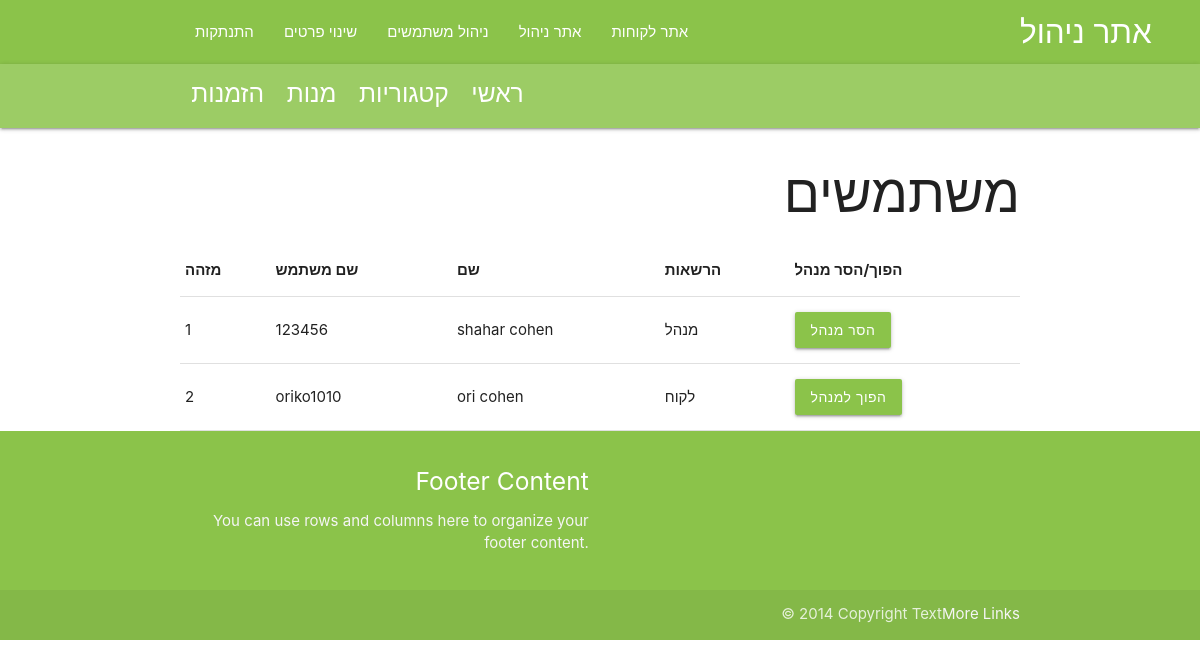
Page /managers/show_users (signed in) on the committed database.
### models/users.py (models this page shows, shortened)
class User(db.Model,UserMixin):
    id = db.Column(db.Integer,primary_key=True)
    username = db.Column(db.String(20),nullable=False,unique=True)
    password = db.Column(db.String(20),nullable=False)
    first_name = db.Column(db.String(50),nullable=False)
    last_name = db.Column(db.String(50),nullable=False)
    is_staff = db.Column(db.Boolean,default=False)
    email = db.Column(db.String(200),nullable=False)
    carts = db.relationship('Cart', backref='user',cascade="save-update")

### controllers/managers.py (the view)
@login_required
def show_users():
    users=User.query.all()
    if current_user.is_staff:
        return render_template('manager_templates/show_users.html',users=users)

### controllers/managers.py (called while the page is built)
@login_manager.user_loader
def load_user(user_id):
    return User.query.get(int(user_id))

### templates/manager_templates/show_users.html (shortened to what this page needs)
{% extends 'layouts/layout_manager.html' %}{% block manager %}
<h2>משתמשים</h2>
<table>
    <thead>
      <tr>
          <th>מזהה</th>
          <th>שם משתמש</th>
          <th>שם</th>
          <th>הרשאות</th>
          <th>הפוך/הסר מנהל</th>
      </tr>
    </thead>
{%for user in users %}
    <tbody>
      <tr>
        <td>{{user.id}}</td>
        <td>{{user.username}}</td>
        <td>{{user.first_name}} {{user.last_name}}</td>
      {% if user.is_staff %}
      <td>מנהל </td>
      <td><a class="hoverable waves-effect light-green btn" href="{{url_for('managers.remove_staff',id=user.id)}}">הסר מנהל</a></td>
      {%else%}
      <td>לקוח</td>
        <td><a class="hoverable waves-effect light-green btn" href="{{url_for('managers.make_staff',id=user.id)}}">הפוך למנהל</a></td>
      {%endif%}
      </tr>
    </tbody>
    {%endfor%}
</table>
{% endblock %}

### rows in the picture
User: id "1", username "123456", first_name "shahar", last_name "cohen"
User: id "2", username "oriko1010", first_name "ori", last_name "cohen"
